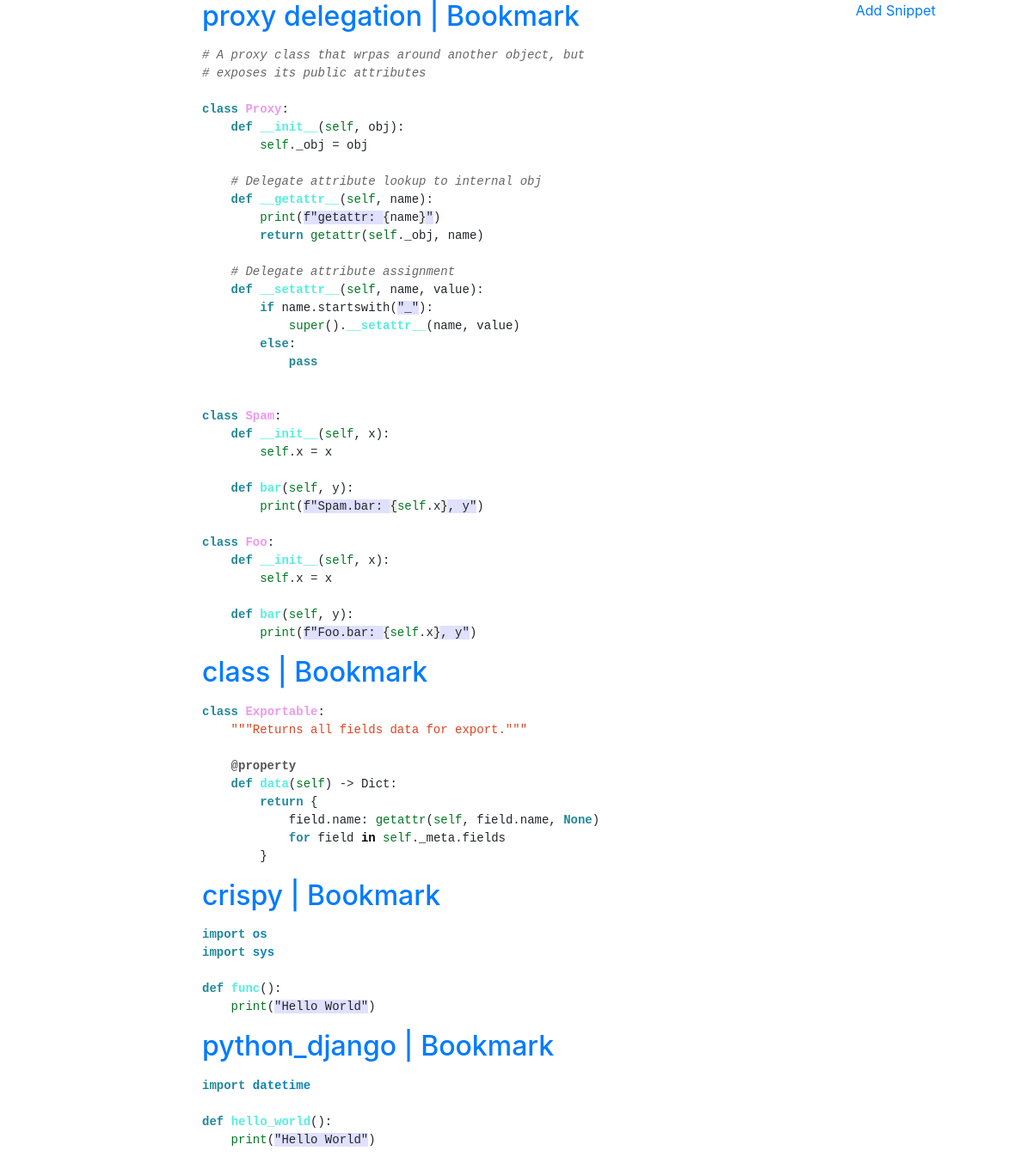
The page /all/ on the database as committed earlier.
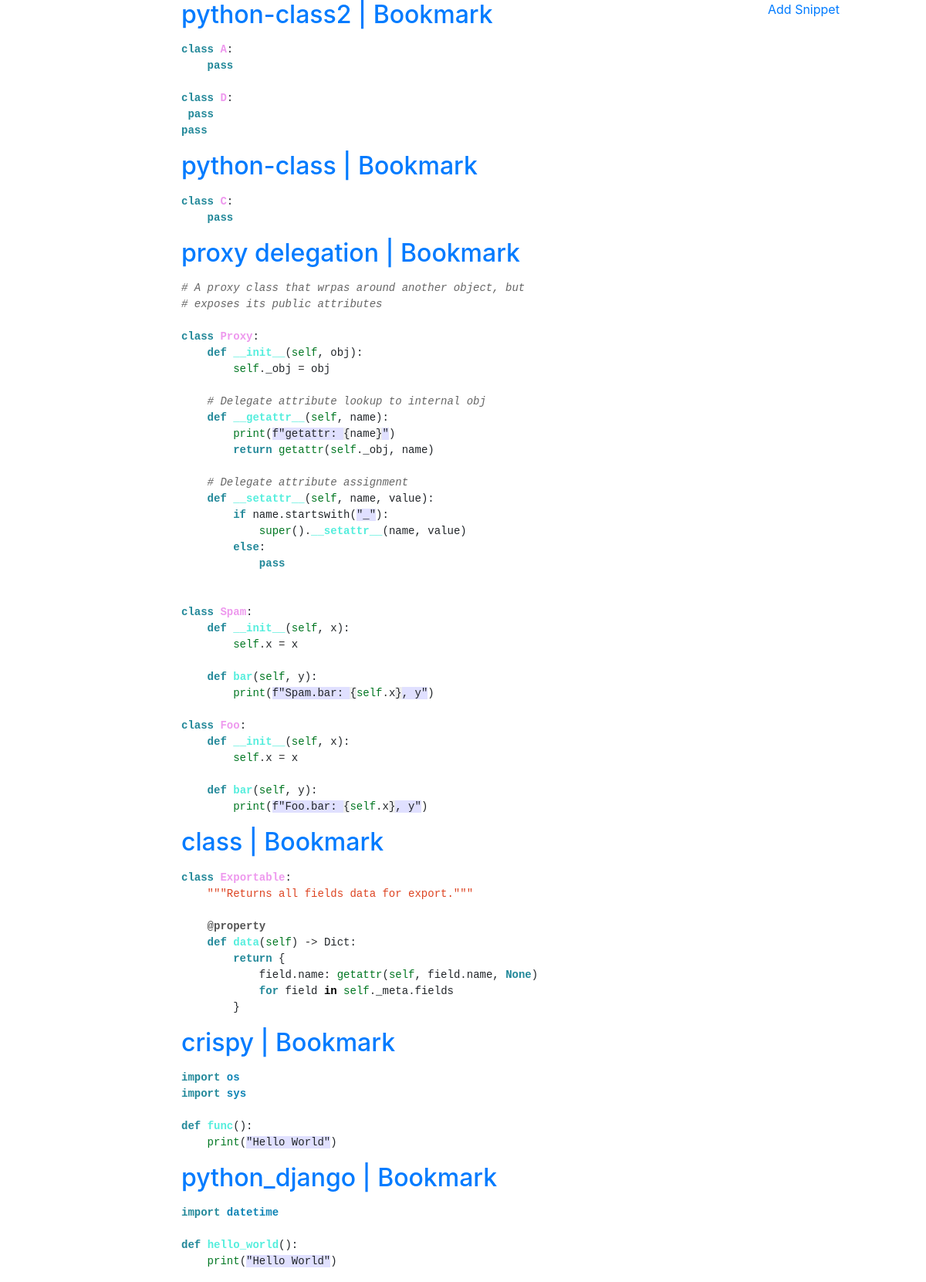
The same page on the database as committed later.
### cab/models.py (models this page shows, shortened)
class Snippet(models.Model):
    objects = SnippetManager()
    title = models.CharField(max_length=225)
    language = models.ForeignKey(Language, on_delete=models.CASCADE)
    author = models.ForeignKey(User, on_delete=models.CASCADE)
    description = models.TextField()
    description_html = models.TextField(editable=False)
    code = models.TextField()
    highlighted_code = models.TextField(editable=False)
    tags = TagField()
    pub_date = models.DateTimeField(editable=False)
    updated_date = models.DateTimeField(editable=False)
    class Meta:
        ordering = ["-pub_date"]
    def get_absolute_url(self):
        return reverse("snippet_detail", args=[self.id, ])

### cab/views.py (the view)
# urls.py: path('all/', SnippetListView.as_view(), name='snippet_list'),
class SnippetListView(ListView):
    model = Snippet
    template_name = 'cab/snippet_list.html'

### cab/templates/cab/snippet_list.html
{% extends 'base.html' %}
{% block content %}
    {% for obj in object_list %}
    <h2><a href="{{obj.get_absolute_url}}">{{obj.title}}</a>
      <a href="{% url 'add_bookmark' obj.id %}"> | Bookmark</a>
    </h2>
      <p>{{obj.highlighted_code | safe}}</p>
    {% endfor %}
{% endblock content %}
{% block sidebar_middle %}
  <p><a href="{% url 'add_snippet' %}">Add Snippet</a></p>
{% endblock sidebar_middle %}

### templates/base.html (shortened to what this page needs)
{% load static %}
<!doctype html>
<html lang="en">
	<head>
		<link rel="stylesheet" href="https://stackpath.bootstrapcdn.com/bootstrap/4.4.1/css/bootstrap.min.css">
    <link rel="stylesheet" href='{% static "cab/pygments.css" %}'>
	</head>
	<body>
    <div class="container">
      <div class="row">
        <div class="col-md-2"></div>
        <div class="col-md-8">
          {% block content %}
          {% endblock content %}
        </div>
        <div class="col-md-2">
          <div class="row">
            <div class="col-md-12">
              {% block sidebar_middle %}
              {% endblock sidebar_middle %}
            </div>
          </div>
        </div>
      </div>
    </div>
	</body>
</html>

### cab/static/cab/pygments.css (style rules this page uses)
.k { color: #228899; font-weight: bold }
.o { color: #333333 }
.c1 { color: #666666; font-style: italic }
.kc { color: #228899; font-weight: bold }
.kn { color: #228899; font-weight: bold }
.nb { color: #007722 }
.nc { color: #ee99ee; font-weight: bold }
.nd { color: #555555; font-weight: bold }
.nf { color: #55eedd; font-weight: bold }
.nn { color: #0e84b5; font-weight: bold }
.ow { color: #000000; font-weight: bold }
.sa { background-color: #e0e0ff }
.sd { color: #DD4422 }
.s2 { background-color: #e0e0ff }
.si { background-color: #eeeeee }
.bp { color: #007722 }
.fm { color: #55eedd; font-weight: bold }

Rows that differ between the two databases and show on the page:
added Snippet: title "python-class2", highlighted_code "class A : pass class D : pass pass"
added Snippet: title "python-class", highlighted_code "class C : pass"
